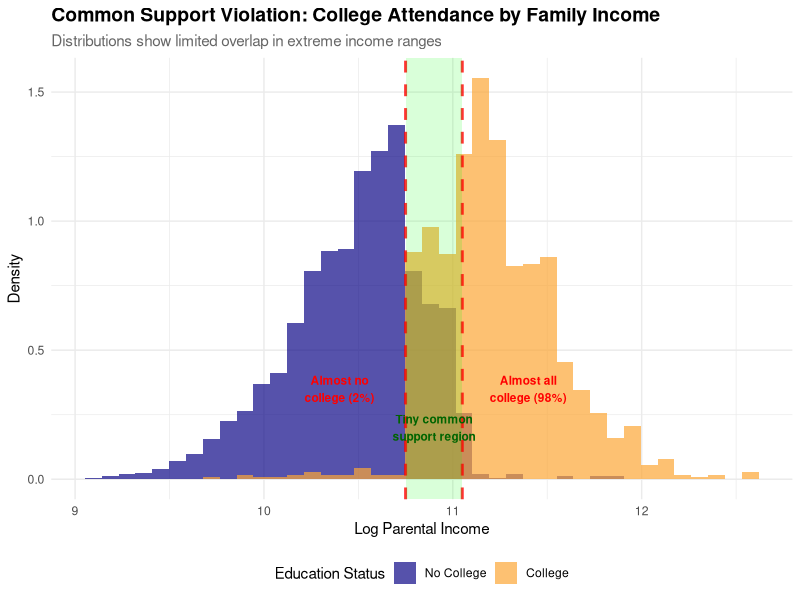
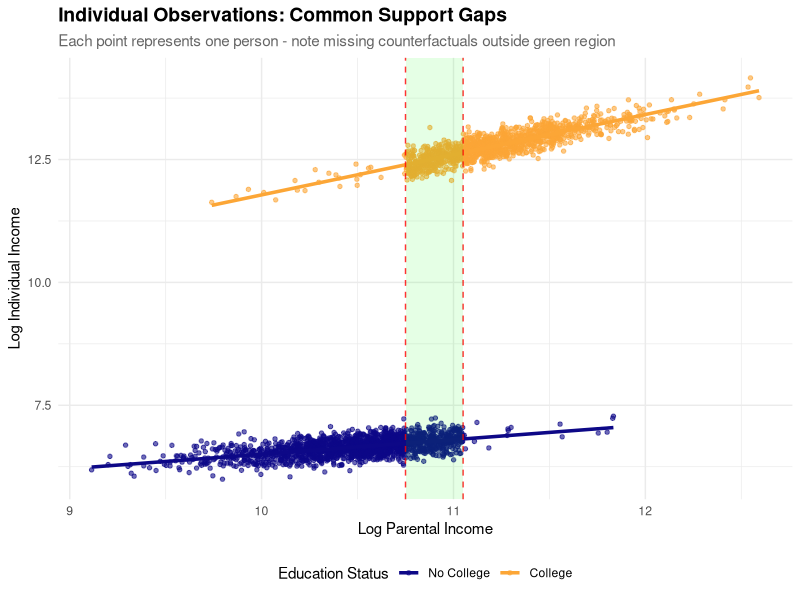

Write R code to recreate these figures, in order.
# Using AI to design illustration
# Claude 4.0 sonnet 2025-08-13
# version 7
# prompt
# Gabor: I'm giving up. It'


library(tidyverse)
library(ggplot2)
library(viridis)

# Set seed for reproducibility
set.seed(42)

# Generate data with EXTREME common support violations
n <- 3000

# Create parental income distribution (MUCH tighter distribution)
log_parent_income <- rnorm(n, mean = 10.8, sd = 0.5)

# VERY tight selection thresholds for minimal overlap
college_prob <- ifelse(log_parent_income < 10.75, 0.02,   # Almost no college below 10.75
                       ifelse(log_parent_income > 11.05, 0.98,   # Almost all college above 11.05
                              0.5))                               # 50/50 in tiny middle range

# Add some randomness but maintain very strong correlation
has_degree <- rbinom(n, 1, college_prob)

# Generate log income outcome with SEPARATE functions for each group
# Control group (no college): flatter relationship with parental income
intercept_control <- 3.5
slope_control <- 0.3    # Modest returns to family income

# Treated group (college): much steeper relationship  
intercept_treated <- 3.8
slope_treated <- 0.8    # College grads benefit much more from family advantages

# Generate outcomes using group-specific functions
log_income <- ifelse(has_degree == 0,
                     # No college: flatter income function
                     intercept_control + slope_control * log_parent_income + rnorm(n, 0, 0.15),
                     # College: steeper income function  
                     intercept_treated + slope_treated * log_parent_income + rnorm(n, 0, 0.15))

# Create the dataset
data <- tibble(
  log_parent_income = log_parent_income,
  has_degree_num = has_degree,
  has_degree = factor(has_degree, 
                      levels = c(0, 1), 
                      labels = c("No College", "College")),
  log_income = log_income
)

# Create the common support visualization
p1 <- data %>%
  ggplot(aes(x = log_parent_income, fill = has_degree)) +
  geom_histogram(aes(y = after_stat(density)), 
                 alpha = 0.7, 
                 position = "identity", 
                 bins = 40) +
  scale_fill_viridis_d(option = "plasma", end = 0.8) +
  labs(
    title = "Common Support Violation: College Attendance by Family Income",
    subtitle = "Distributions show limited overlap in extreme income ranges",
    x = "Log Parental Income",
    y = "Density",
    fill = "Education Status"
  ) +
  theme_minimal() +
  theme(
    plot.title = element_text(size = 14, face = "bold"),
    plot.subtitle = element_text(size = 11, color = "gray40"),
    legend.position = "bottom"
  ) +
  # Add vertical lines to highlight problematic regions (very tight thresholds)
  geom_vline(xintercept = c(10.75, 11.05), 
             linetype = "dashed", 
             color = "red", 
             alpha = 0.8, 
             size = 1) +
  annotate("text", x = 10.4, y = 0.35, 
           label = "Almost no\ncollege (2%)", 
           size = 3, color = "red", fontface = "bold") +
  annotate("text", x = 11.4, y = 0.35, 
           label = "Almost all\ncollege (98%)", 
           size = 3, color = "red", fontface = "bold") +
  annotate("rect", xmin = 10.75, xmax = 11.05, ymin = -Inf, ymax = Inf,
           alpha = 0.15, fill = "green") +
  annotate("text", x = 10.9, y = 0.2, 
           label = "Tiny common\nsupport region", 
           size = 3, color = "darkgreen", fontface = "bold")

# Display the plot
print(p1)

# Create scatterplot to show individual observations and gaps
p2 <- data %>%
  ggplot(aes(x = log_parent_income, y = log_income, color = has_degree)) +
  geom_point(alpha = 0.6, size = 1.2) +
  scale_color_viridis_d(option = "plasma", end = 0.8) +
  # Add regression lines
  geom_smooth(method = "lm", se = FALSE, size = 1.2) +
  # Highlight common support region
  geom_vline(xintercept = c(10.75, 11.05), 
             linetype = "dashed", color = "red", alpha = 0.8) +
  annotate("rect", xmin = 10.75, xmax = 11.05, ymin = -Inf, ymax = Inf,
           alpha = 0.1, fill = "green") +
  labs(
    title = "Individual Observations: Common Support Gaps",
    subtitle = "Each point represents one person - note missing counterfactuals outside green region",
    x = "Log Parental Income", 
    y = "Log Individual Income",
    color = "Education Status"
  ) +
  theme_minimal() +
  theme(
    plot.title = element_text(size = 14, face = "bold"),
    plot.subtitle = element_text(size = 11, color = "gray40"),
    legend.position = "bottom"
  )

print(p2)

# Summary statistics and common support analysis
cat("\n=== Common Support Analysis ===\n")
cat("Sample size:", nrow(data), "\n")

# Show the problem quantitatively
support_analysis <- data %>%
  group_by(has_degree) %>%
  summarise(
    n = n(),
    min_income = min(log_parent_income),
    max_income = max(log_parent_income),
    mean_income = mean(log_parent_income),
    .groups = "drop"
  )

print(support_analysis)

# Calculate overlap region precisely
college_min <- min(data$log_parent_income[data$has_degree == "College"])
college_max <- max(data$log_parent_income[data$has_degree == "College"])
no_college_min <- min(data$log_parent_income[data$has_degree == "No College"])
no_college_max <- max(data$log_parent_income[data$has_degree == "No College"])

overlap_min <- max(college_min, no_college_min)
overlap_max <- min(college_max, no_college_max)

cat("\nCommon support region: [", round(overlap_min, 2), ", ", round(overlap_max, 2), "]\n")

# Define overlap sample
data_overlap <- data %>%
  filter(log_parent_income >= overlap_min & log_parent_income <= overlap_max)

cat("Overlap sample size:", nrow(data_overlap), "observations\n")
cat("Percentage of full sample:", round(100 * nrow(data_overlap) / nrow(data), 1), "%\n")

# === OLS COMPARISON ===
cat("\n=== OLS Regression Comparison ===\n")

# Full sample regression
model_full <- lm(log_income ~ has_degree_num + log_parent_income, data = data)

# Overlap sample regression  
model_overlap <- lm(log_income ~ has_degree_num + log_parent_income, data = data_overlap)

# Extract coefficients
coef_full <- summary(model_full)$coefficients["has_degree_num", ]
coef_overlap <- summary(model_overlap)$coefficients["has_degree_num", ]

# Create comparison table
comparison <- tibble(
  Sample = c("Full Sample", "Common Support Only"),
  `N` = c(nrow(data), nrow(data_overlap)),
  `College Coefficient` = round(c(coef_full[1], coef_overlap[1]), 3),
  `Standard Error` = round(c(coef_full[2], coef_overlap[2]), 3),
  `t-statistic` = round(c(coef_full[3], coef_overlap[3]), 2)
)

print(comparison)

# Calculate treatment effects for interpretation
# Treatment effect = (intercept_treated + slope_treated * income) - (intercept_control + slope_control * income)
# = (3.8 + 0.8 * income) - (3.5 + 0.3 * income) = 0.3 + 0.5 * income

# Calculate average treatment effects
ate_full <- mean(0.3 + 0.5 * (data$log_parent_income - 10.8))
ate_overlap <- mean(0.3 + 0.5 * (data_overlap$log_parent_income - 10.8))

cat("\nInterpretation:\n")
cat("- SEPARATE OUTCOME FUNCTIONS by education group:\n")
cat("- No College:  log_income = 3.5 + 0.3 * log_parent_income + noise\n")
cat("- College:     log_income = 3.8 + 0.8 * log_parent_income + noise\n")
cat("- Treatment Effect = 0.3 + 0.5 * (log_parent_income - 10.8)\n\n")

# Show treatment effects at different income levels
cat("Treatment effects by family income:\n")
for(income in c(10.0, 10.8, 11.6)) {
  te <- 0.3 + 0.5 * (income - 10.8)
  cat(sprintf("- At log_parent_income = %.1f: %.1f%% return to college\n", income, te * 100))
}
cat("\n")

cat("- True ATE in full sample:", round(ate_full, 3), "\n")
cat("- True ATE in overlap sample:", round(ate_overlap, 3), "\n")
cat("- Full sample estimate:", round(coef_full[1], 3), "\n")
cat("- Common support estimate:", round(coef_overlap[1], 3), "\n")
cat("- Bias in full sample:", round(coef_full[1] - ate_full, 3), "\n")
cat("- Bias in overlap sample:", round(coef_overlap[1] - ate_overlap, 3), "\n\n")

cat("MECHANISM OF BIAS:\n")
cat("- College graduates have STEEPER income-parental income relationship (0.8 vs 0.3)\n")
cat("- Full sample includes many high-income college grads (high outcomes)\n")  
cat("- But almost no high-income non-grads for comparison\n")
cat("- OLS conflates steeper slope with treatment effect\n")
cat("- Common support compares families with similar backgrounds\n")